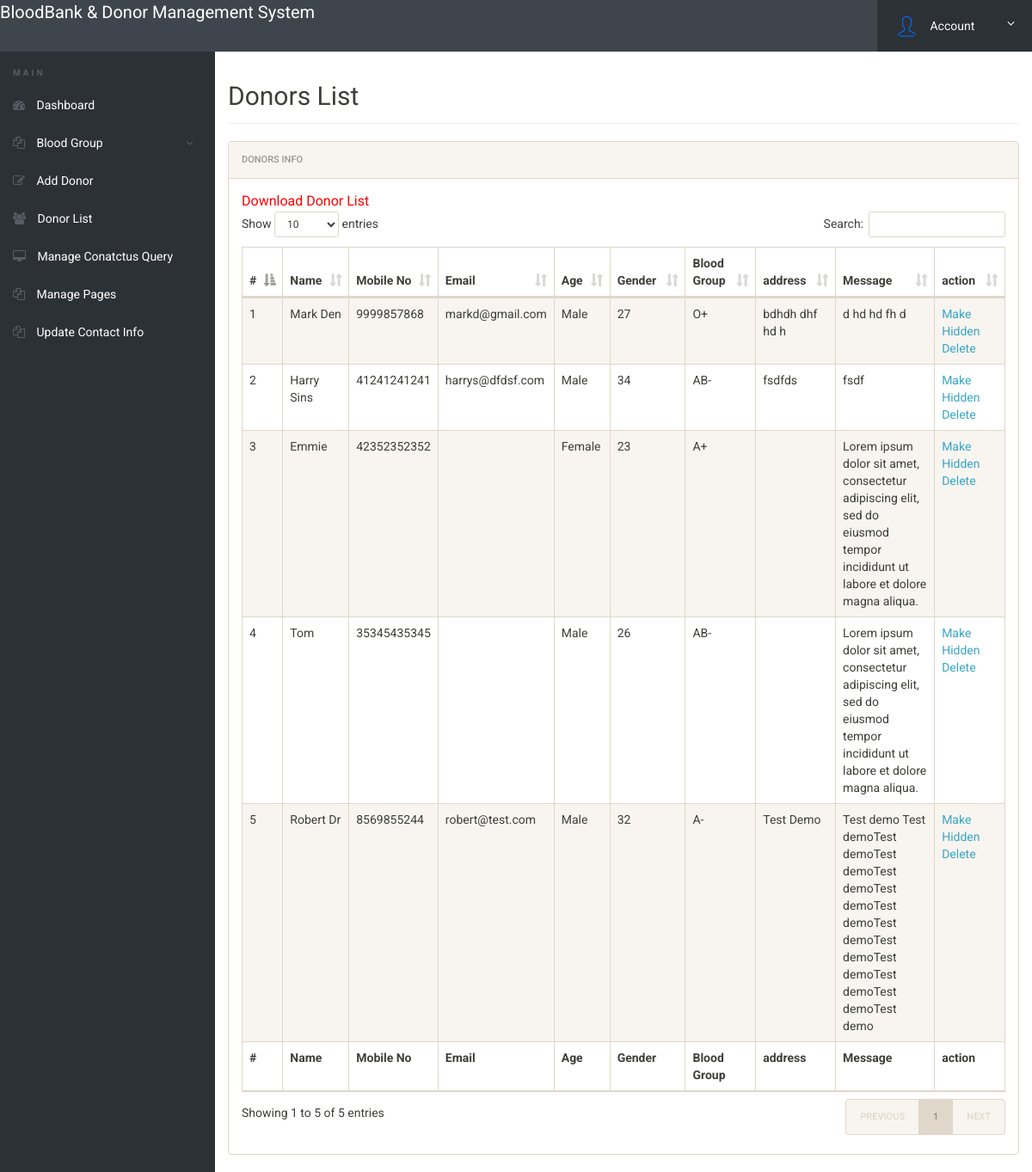
/admin/donor-list.php (signed in), run on the app's committed database.
### tables this page shows
CREATE TABLE `tblblooddonars` (
  `id` int(11) NOT NULL,
  `FullName` varchar(100) DEFAULT NULL,
  `MobileNumber` char(11) DEFAULT NULL,
  `EmailId` varchar(100) DEFAULT NULL,
  `Gender` varchar(20) DEFAULT NULL,
  `Age` int(11) DEFAULT NULL,
  `BloodGroup` varchar(20) DEFAULT NULL,
  `Address` varchar(255) DEFAULT NULL,
  `Message` mediumtext,
  `PostingDate` timestamp NOT NULL DEFAULT CURRENT_TIMESTAMP,
  `status` int(1) DEFAULT NULL
);

### admin/donor-list.php (the view, shortened to what this page needs)
<?php
include('includes/config.php');
if(strlen($_SESSION['alogin'])==0)
	{
header('location:index.php');
}
else{
 ?>
<!doctype html>
<html lang="en" class="no-js">
<head>
	<link rel="stylesheet" href="css/font-awesome.min.css">
	<link rel="stylesheet" href="css/bootstrap.min.css">
	<link rel="stylesheet" href="css/dataTables.bootstrap.min.css">
	<link rel="stylesheet" href="css/bootstrap-social.css">
	<link rel="stylesheet" href="css/bootstrap-select.css">
	<link rel="stylesheet" href="css/fileinput.min.css">
	<link rel="stylesheet" href="css/awesome-bootstrap-checkbox.css">
	<link rel="stylesheet" href="css/style.css">
</head>
<body>
	<?php include('includes/header.php');?>
	<div class="ts-main-content">
		<?php include('includes/leftbar.php');?>
		<div class="content-wrapper">
			<div class="container-fluid">
				<div class="row">
					<div class="col-md-12">
						<h2 class="page-title">Donors List</h2>
						<div class="panel panel-default">
							<div class="panel-heading">Donors Info</div>
							<div class="panel-body">
				<a href="download-records.php" style="color:red; font-size:16px;">Download Donor List</a>
								<table id="zctb" class="display table table-striped table-bordered table-hover" cellspacing="0" width="100%">
									<thead>
										<tr>
										<th>#</th>
											<th>Name</th>
											<th>Mobile No</th>
											<th>Email</th>
											<th>Age</th>
											<th>Gender</th>
											<th>Blood Group</th>
											<th>address</th>
											<th>Message </th>
											<th>action </th>
										</tr>
									</thead>
									<tfoot>
										<tr>
										<th>#</th>
										<th>Name</th>
											<th>Mobile No</th>
											<th>Email</th>
											<th>Age</th>
											<th>Gender</th>
											<th>Blood Group</th>
											<th>address</th>
											<th>Message </th>
											<th>action </th>
										</tr>
									</tfoot>
									<tbody>
<?php $sql = "SELECT * from  tblblooddonars ";
$query = $dbh -> prepare($sql);
$query->execute();
$results=$query->fetchAll(PDO::FETCH_OBJ);
$cnt=1;
if($query->rowCount() > 0)
{
foreach($results as $result)
{				?>
										<tr>
											<td><?php echo htmlentities($cnt);?></td>
											<td><?php echo htmlentities($result->FullName);?></td>
											<td><?php echo htmlentities($result->MobileNumber);?></td>
											<td><?php echo htmlentities($result->EmailId);?></td>
											<td><?php echo htmlentities($result->Gender);?></td>
											<td><?php echo htmlentities($result->Age);?></td>
											<td><?php echo htmlentities($result->BloodGroup);?></td>
											<td><?php echo htmlentities($result->Address);?></td>
											<td><?php echo htmlentities($result->Message);?></td>
										<td>
<?php if($result->status==1)
{?>
<a href="donor-list.php?hidden=<?php echo htmlentities($result->id);?>" onclick="return confirm('Do you really want to hiidden this detail')"> Make Hidden</a>
<?php } else {?>
<a href="donor-list.php?public=<?php echo htmlentities($result->id);?>" onclick="return confirm('Do you really want to Public this detail')"> Make Public</a>
<?php } ?>
<a href="donor-list.php?del=<?php echo htmlentities($result->id);?>" onclick="return confirm('Do you really want to delete this record')"> Delete</a>
</td>
										</tr>
										<?php $cnt=$cnt+1; }} ?>
									</tbody>
								</table>
							</div>
						</div>
					</div>
				</div>
			</div>
		</div>
	</div>
</body>
</html>
<?php } ?>

### admin/css/style.css (style rules this page uses)
html { font-size: 14px; }
@media only screen and (min-width: 480px) { html { font-size: 17px; } }
@media only screen and (min-width: 768px) { html { font-size: 14px; } }
body { font-size: 1em; }
a { color: #37a6c4; }
.panel { overflow: hidden; }
.page-title { padding-bottom: 15px; margin-bottom: 20px; border-bottom: 1px solid #f0f0f0; }
.ts-main-content .content-wrapper { padding-top: 15px; margin-top: 60px; }
@media only screen and (min-width: 992px) { .ts-main-content .content-wrapper { margin-left: 250px; } }

### data on the page
tblblooddonars: FullName "Mark Den", MobileNumber "9999857868", EmailId "markd@gmail.com", Gender "Male", Age "27", BloodGroup "O+", Address "bdhdh dhf hd h", Message "d hd hd fh d"
tblblooddonars: FullName "Harry Sins", MobileNumber "41241241241", EmailId "harrys@dfdsf.com", Gender "Male", Age "34", BloodGroup "AB-", Address "fsdfds", Message "fsdf"
tblblooddonars: FullName "Emmie", MobileNumber "42352352352", Gender "Female", Age "23", BloodGroup "A+", Message "Lorem ipsum dolor sit amet, consectetur adipiscing elit, sed do eiusmod tempor incididunt ut labore et dolore magna aliqua."
tblblooddonars: FullName "Tom", MobileNumber "35345435345", Gender "Male", Age "26", BloodGroup "AB-", Message "Lorem ipsum dolor sit amet, consectetur adipiscing elit, sed do eiusmod tempor incididunt ut labore et dolore magna aliqua."
tblblooddonars: FullName "Robert Dr", MobileNumber "8569855244", EmailId "robert@test.com", Gender "Male", Age "32", BloodGroup "A-", Address "Test Demo", Message "Test demo Test demoTest demoTest demoTest demoTest demoTest demoTest demoTest demoTest demoTest demoTest demoTest demo"
